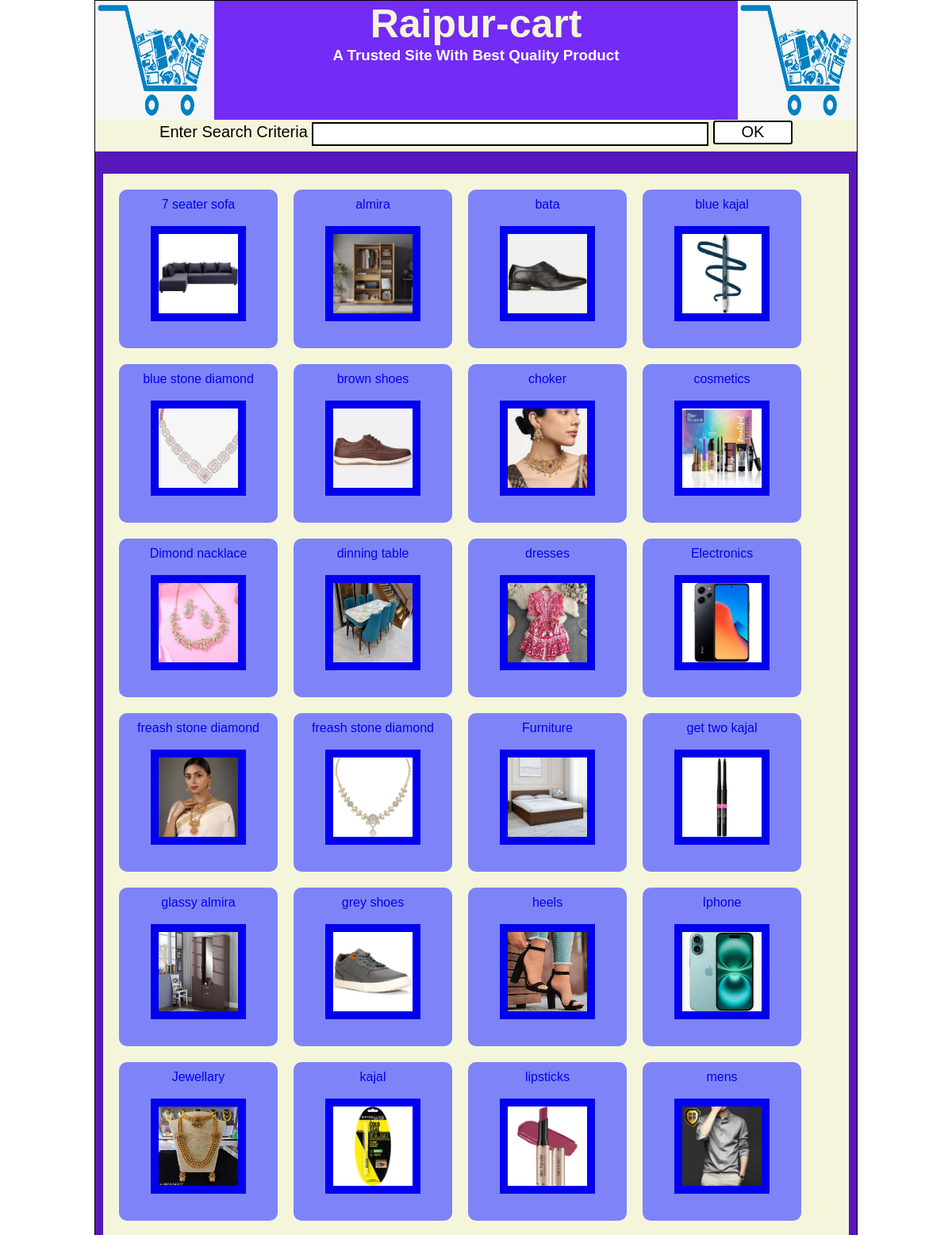
The page /searchResult.php (upper part) on the database its author committed.
### tables this page shows
CREATE TABLE IF NOT EXISTS `category_info` (
  `cat_id` int(11) NOT NULL AUTO_INCREMENT,
  `cat_name` varchar(40) NOT NULL,
  `cat_dname` varchar(40) NOT NULL,
  `cat_type` varchar(15) NOT NULL,
  `cat_parent` int(11) NOT NULL,
  `image_path` varchar(50) NOT NULL,
  `reg_date` date NOT NULL,
  `create_by` varchar(40) NOT NULL,
  PRIMARY KEY (`cat_id`)
);

### searchResult.php (the view, shortened to what this page needs)
<?php
include("header.php");
?>
<div id="content">
<div>&nbsp;</div>
<div id="categoryArea">
  <?php
     $search=$_REQUEST["txtSearch"];
        include("dbconnect.php");
     $rscat=mysqli_query($con,"select * from category_info where cat_name like '%$search%' order by cat_dname");
     while($row=mysqli_fetch_array($rscat))
     {
        $id=$row["cat_id"];
        echo("<div class='category'>");
        echo("<a href='index.php?cid=$id'>");
        echo($row["cat_dname"]."<br><br>");
        $img=$row["image_path"];
        echo("<img src='.\\collection\\$img' width='100' height='100' border='10'>");
        echo("</a>");
        echo("</div>");
         }
  ?>
</div>
</div>
<?php
include("footer.php");
?>

### styles.css (style rules this page uses)
body { margin:0px; padding:0px; font-family: Verdana, Geneva, Tahoma, sans-serif; }
a { text-decoration: none; }
#content { min-height:450px; background-color:#5618BA; margin-top: 40px; }
#categoryArea { background-color: beige; border-bottom: 3px solid black ; margin: 10px; padding: 10px; }
.category { width: 180px; height: 180px; background-color:#7E84F7; margin: 10px; display: inline-block; padding: 10px; text-align: center; border-radius: 10px; vertical-align: top; }

### rows shown on the page
category_info: cat_dname "7 seater sofa", image_path (picture)
category_info: cat_dname "almira", image_path (picture)
category_info: cat_dname "bata", image_path (picture)
category_info: cat_dname "blue kajal", image_path (picture)
category_info: cat_dname "blue stone diamond", image_path (picture)
category_info: cat_dname "brown shoes", image_path (picture)
category_info: cat_dname "choker", image_path (picture)
category_info: cat_dname "cosmetics", image_path (picture)
category_info: cat_dname "Dimond nacklace", image_path (picture)
category_info: cat_dname "dinning table", image_path (picture)
category_info: cat_dname "dresses", image_path (picture)
category_info: cat_dname "Electronics", image_path (picture)
category_info: cat_dname "freash stone diamond", image_path (picture)
category_info: cat_dname "freash stone diamond", image_path (picture)
category_info: cat_dname "Furniture", image_path (picture)
category_info: cat_dname "get two kajal", image_path (picture)
category_info: cat_dname "glassy almira", image_path (picture)
category_info: cat_dname "grey shoes", image_path (picture)
category_info: cat_dname "heels", image_path (picture)
category_info: cat_dname "Iphone", image_path (picture)
category_info: cat_dname "Jewellary", image_path (picture)
category_info: cat_dname "kajal", image_path (picture)
category_info: cat_dname "lipsticks", image_path (picture)
category_info: cat_dname "mens", image_path (picture)
